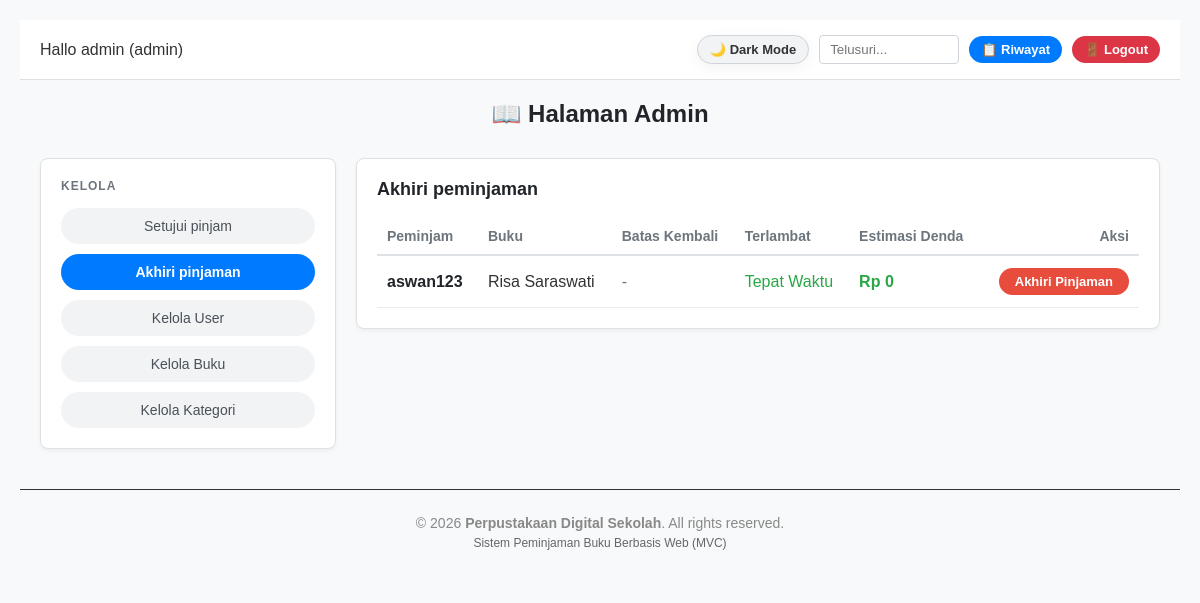
Page /index.php?page=admin&action=akhiriPinjaman (signed in) on the earlier database version.
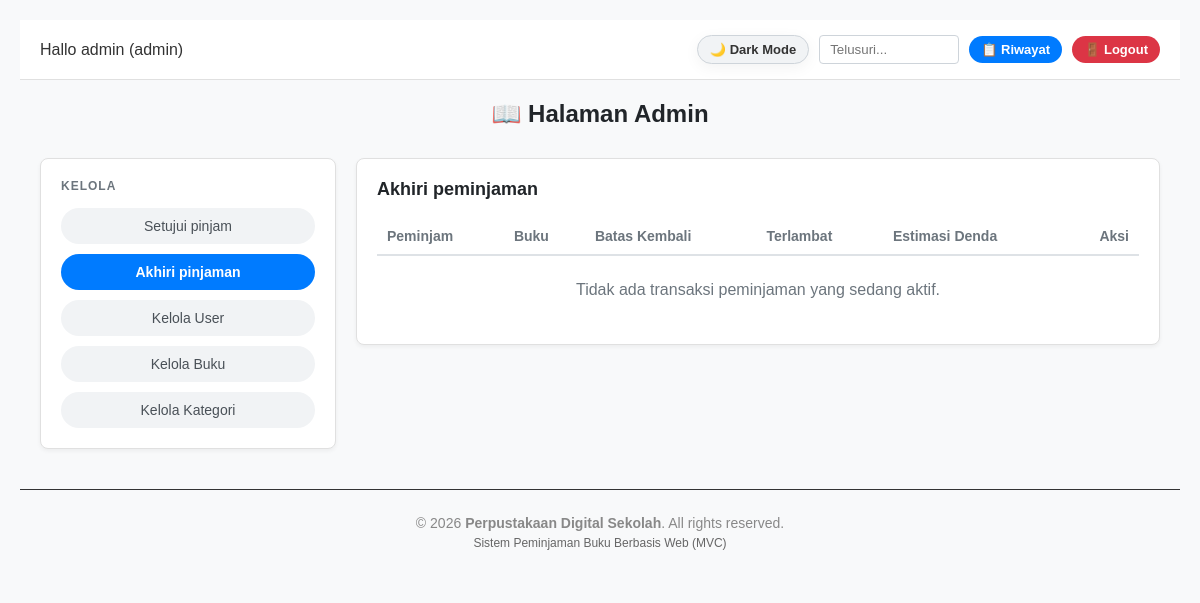
Same page on the later database version.
### tables this page shows
CREATE TABLE `peminjaman` (
  `id_pinjam` int(11) NOT NULL,
  `id_user` int(11) NOT NULL,
  `id_buku` int(11) NOT NULL,
  `jumlah` int(11) NOT NULL DEFAULT 1,
  `tgl_pinjam` date NOT NULL,
  `tanggal_kembali_rencana` date DEFAULT NULL,
  `tanggal_dikembalikan` date DEFAULT NULL,
  `tgl_kembali` date NOT NULL,
  `status` enum('menunggu','dipinjam','selesai','ditolak') DEFAULT 'menunggu',
  `denda` int(11) DEFAULT 0
);

CREATE TABLE `user` (
  `id_user` int(11) NOT NULL,
  `nama` varchar(100) NOT NULL,
  `email` varchar(100) NOT NULL,
  `nis` varchar(20) DEFAULT NULL,
  `kelas` varchar(20) DEFAULT NULL,
  `password` varchar(255) NOT NULL,
  `role` enum('admin','siswa') NOT NULL DEFAULT 'siswa'
);

CREATE TABLE `buku` (
  `id_buku` int(11) NOT NULL,
  `nama_buku` varchar(150) NOT NULL,
  `id_kategori` int(11) NOT NULL,
  `stok` int(11) NOT NULL DEFAULT 0,
  `gambar` varchar(255) DEFAULT NULL
);

### controllers/AdminController.php (called while the page is built, shortened)
<?php
require_once 'models/PinjamModel.php';
class AdminController {
    private $pinjamModel;
    public function __construct() {
        $database = new Database();
        $this->db = $database->getConnection();
        $this->pinjamModel = new PinjamModel($this->db);
    }
    public function akhiriPinjaman() {
        $search = $_GET['search'] ?? '';
        $activePinjaman = $this->pinjamModel->getActivePinjaman($search);
        require_once 'views/admin/akhiri_pinjaman.php';
    }
}

### config/Database.php (called while the page is built, shortened)
<?php
class Database {
    private $host = "localhost";
    private $user = "root";
    private $pass = "";
    private $dbname = "db_pembuku";
    public function getConnection() {
        $this->conn = null;
        try {
            $this->conn = new PDO("mysql:host=" . $this->host . ";dbname=" . $this->dbname, $this->user, $this->pass);
            $this->conn->setAttribute(PDO::ATTR_ERRMODE, PDO::ERRMODE_EXCEPTION);
        } catch(PDOException $exception) {
            echo "Connection error: " . $exception->getMessage();
        }
        return $this->conn;
    }
}

### models/PinjamModel.php (called while the page is built, shortened)
<?php
class PinjamModel {
    private $conn;
    private $table = 'peminjaman';
    public function __construct($db) {
        $this->conn = $db;
    }
    public function getActivePinjaman($search = '') {
        $query = "SELECT p.*, b.nama_buku, u.nama AS nama_siswa
                  FROM " . $this->table . " p
                  JOIN buku b ON p.id_buku = b.id_buku
                  JOIN user u ON p.id_user = u.id_user
                  WHERE p.status = 'dipinjam'";
        $query .= " ORDER BY p.id_pinjam DESC";
        $stmt = $this->conn->prepare($query);
        $stmt->execute();
        return $stmt->fetchAll(PDO::FETCH_ASSOC);
    }
}
?>

### views/admin/akhiri_pinjaman.php (the view, shortened to what the changed rows need)
<?php include 'views/layout/header.php'; ?>
<h2 style="text-align:center; margin-bottom: 30px; color: var(--text-heading);">📖 Halaman Admin</h2>
<div style="display: flex; gap: 20px; align-items: flex-start; padding: 0 20px;">
    <div class="card" style="flex: 3; padding: 20px; box-sizing: border-box;">
        <div class="table-container">
            <table style="width: 100%; border-collapse: collapse;">
                <thead>
                    <tr style="color: var(--text-muted); font-size: 14px; text-align: left; border-bottom: 2px solid var(--table-header-border);">
                        <th style="padding: 10px;">Peminjam</th>
                        <th style="padding: 10px;">Buku</th>
                        <th style="padding: 10px;">Batas Kembali</th>
                        <th style="padding: 10px;">Terlambat</th>
                        <th style="padding: 10px;">Estimasi Denda</th>
                        <th style="padding: 10px; text-align: right;">Aksi</th>
                    </tr>
                </thead>
                <tbody>
                    <?php if (!empty($activePinjaman)): ?>
                        <?php foreach ($activePinjaman as $p): ?>
                        <?php
    $hari_terlambat = 0;
    $estimasi_denda = 0;
?>
                        <tr style="border-bottom: 1px solid var(--table-border);">
                            <td style="padding: 12px 10px; font-weight: bold; color: var(--text-heading);"><?= htmlspecialchars($p['nama_siswa']); ?></td>
                            <td style="padding: 12px 10px; color: var(--text-main);"><?= htmlspecialchars($p['nama_buku']); ?></td>
                            <td style="padding: 12px 10px; color: var(--text-muted);"><?= !empty($p['tanggal_kembali_rencana']) ? date('d-m-Y', strtotime($p['tanggal_kembali_rencana'])) : '-'; ?></td>
                            <td style="padding: 12px 10px;">
                                <?php if ($hari_terlambat > 0): ?>
                                    <span style="color: #dc3545; font-weight: bold;"><?= $hari_terlambat; ?> Hari</span>
                                <?php else: ?>
                                    <span style="color: #28a745; font-weight: 500;">Tepat Waktu</span>
                                <?php endif; ?>
                            </td>
                            <td style="padding: 12px 10px; font-weight: bold; color: <?= $estimasi_denda > 0 ? '#dc3545' : '#28a745'; ?>;">
                                Rp <?= number_format($estimasi_denda, 0, ',', '.'); ?>
                            </td>
                            <td style="padding: 12px 10px; text-align: right;">
                                <a href="index.php?page=admin&action=prosesAkhiriPinjaman&id=<?= $p['id_pinjam']; ?>"
                                   class="btn-action btn-finish"
                                   onclick="return confirm('<?= $estimasi_denda > 0 ? 'Peminjaman terlambat! Total Denda: Rp ' . number_format($estimasi_denda, 0, ',', '.') . '. Akhiri peminjaman?' : 'Akhiri peminjaman ini?'; ?>');">
                                   Akhiri Pinjaman
                                </a>
                            </td>
                        </tr>
                        <?php endforeach; ?>
                    <?php else: ?>
                        <tr>
                            <td colspan="6" style="text-align: center; color: var(--text-muted); padding: 25px;">Tidak ada transaksi peminjaman yang sedang aktif.</td>
                        </tr>
                    <?php endif; ?>
                </tbody>
            </table>
        </div>
    </div>
</div>
<?php include 'views/layout/footer.php'; ?>

Differences in the rows shown:
removed peminjaman: id_user.nama "aswan123", id_buku.nama_buku "Risa Saraswati", estimasi_denda "0"
Other differences:
text now shown: "Tidak ada transaksi peminjaman yang sedang aktif."
